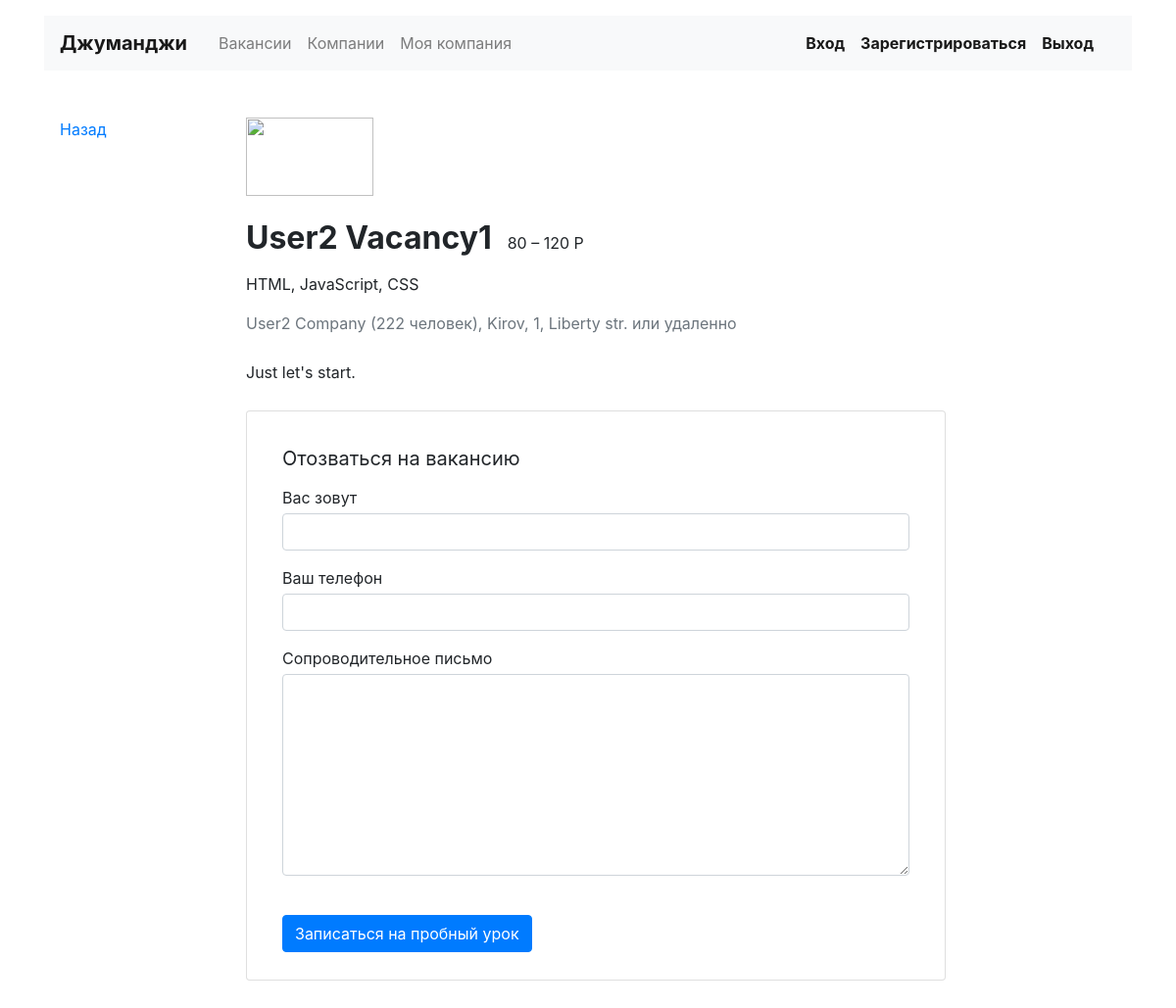
The page /vacancies/1/ on the database its author committed.
### vacancy/models.py (models this page shows, shortened)
class Vacancy(models.Model):
    title = models.CharField(max_length=200)
    speciality = models.ForeignKey(Speciality, on_delete=models.CASCADE, related_name="vacancies")
    skills = models.CharField(max_length=200)
    description = models.TextField()
    salary_min = models.IntegerField()
    salary_max = models.IntegerField()
    published_at = models.DateField(auto_now_add=True)
    company = models.ForeignKey(Company, on_delete=models.CASCADE, related_name='vacancies')

class Company(models.Model):
    name = models.CharField(max_length=200)
    location = models.CharField(max_length=200)
    logo = models.ImageField(upload_to=MEDIA_COMPANY_IMAGE_DIR, height_field='height_field', width_field='width_field')
    height_field = models.PositiveIntegerField(default=0)
    width_field = models.PositiveIntegerField(default=0)
    description = models.TextField()
    employee_count = models.IntegerField()
    owner = models.OneToOneField(get_user_model(), on_delete=models.CASCADE, null=True, related_name='company')

### vacancy/views.py (the view)
# urls.py: path('vacancies/<int:pk>/', VacancyDetailView.as_view(), name='vacancy'),
class VacancyDetailView(DetailView):
    model = Vacancy

### vacancy/templates/vacancy/vacancy_detail.html (shortened to what this page needs)
{% extends "vacancy/base.html" %}
{% load static %}
{% block main %}
  <main class="container mt-3 pb-5">
    <div class="row mt-5">
      <div class="col-12 col-lg-2">
        <div class="pl-3 mb-5">
          <p><a href="#">Назад</a></p>
        </div>
      </div>
      <div class="col-12 col-lg-8">
        <section class="pl-3">
          <a href="#"><img src="{% static 'vacancy/'|add:vacancy.company.logo %}" width="130" height="80" alt=""></a>
          <div class="d-flex align-items-baseline align-content-baseline">
            <h1 class="h2 mt-4 font-weight-bold" >{{ vacancy.title }}</h1>
            <p class="m-0 pl-3">{{ vacancy.salary_min }} – {{ vacancy.salary_max }} Р</p>
          </div>
          <p class="mt-2">{{ vacancy.skills }}</p>
          <p class="text-muted mb-4">{{ vacancy.company.name }} ({{ vacancy.company.employee_count }} человек), {{ vacancy.company.location }} или удаленно</p>
          <div style="line-height: 1.8;">
            {{ vacancy.description|safe }}
          </div>
          <form action="/echo" class="card mt-4 mb-3" enctype="multipart/form-data">
            <div class="card-body mx-3">
              <p class="h5 mt-3 font-weight-normal">Отозваться на вакансию</p>
              <div class="form-group">
                <label class="mb-1 mt-2" for="userName">Вас зовут</label>
                <input class="form-control" type="text" placeholder="" id="userName">
              </div>
              <div class="form-group">
                <label class="mb-1" for="userPhone">Ваш телефон</label>
                <input class="form-control" type="tel" placeholder="" id="userPhone">
              </div>
              <div class="form-group">
                <label class="mb-1" for="userMsg" >Сопроводительное письмо</label>
                <textarea class="form-control" rows="8" id="userMsg"></textarea>
              </div>
              <input type="submit" class="btn btn-primary mt-4 mb-2" value="Записаться на пробный урок">
            </div>
          </form>
        </section>
      </div>
    </div>
  </main>
{% endblock %}

### rows shown on the page
Vacancy: title "User2 Vacancy1", salary_min "80", salary_max "120", skills "HTML, JavaScript, CSS", company.name "User2 Company", company.employee_count "222", company.location "Kirov, 1, Liberty str.", description "Just let's start."
